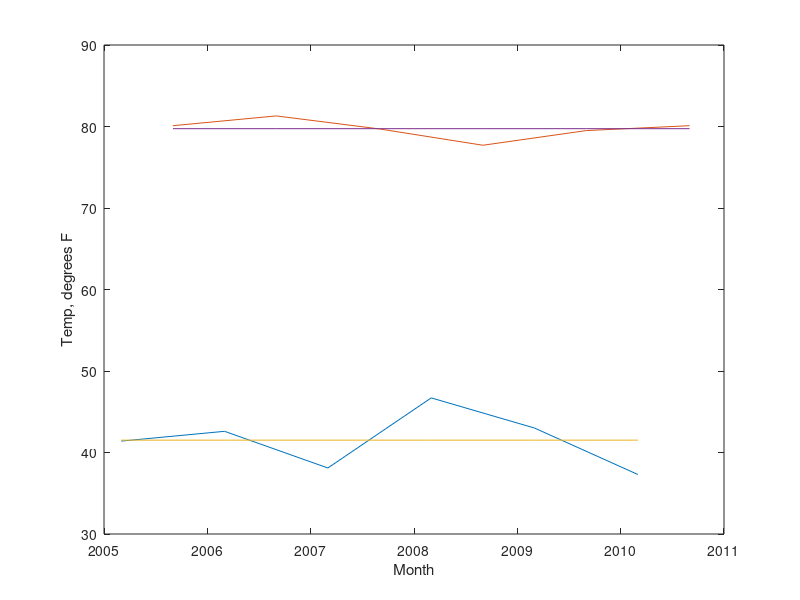

Write MATLAB code to recreate this figure.
% Given:
data = load('NorfolkMeanTemp2005.dat');
year = data(:,1);
month = data(:,2);
time = year + month/12;
temp = data(:,3);
meantemp = sum(temp)/length(temp);
anomaly = temp - meantemp;
ix = find(month == 2);
ig = find(month == 8);
Feb = temp(ix);
FebAvg = sum(Feb)/length(Feb);
Aug = temp(ig);
AugAvg = sum(Aug)/length(Aug);
timeF = time(ix);
timeA = time(ig);
zF = ones(1,length(Feb));
zA = ones(1,length(Aug));
avgF = zF*FebAvg;
avgA = zA*AugAvg;
plot(timeF, Feb, timeA, Aug);
hold on 
plot(timeF, avgF, timeA, avgA);
xlabel('Month');
ylabel('Temp, degrees F')
hold off

% ============= Part 4.1 ======
% plot(time, temp, 'r');
% hold on 
% z = ones(1,length(month));
% avg = z*meantemp;
% plot(time, avg);
% xlabel('Month');
% ylabel('Temp, degrees F')
% hold off
% save('Eval4');